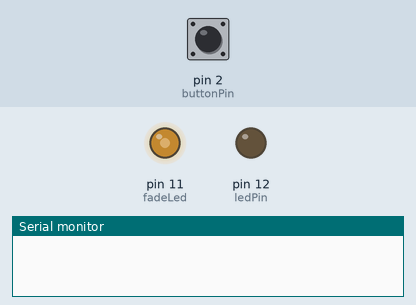
This sketch was run on a simulated Arduino Uno, built with avr-gcc and run on an emulated ATmega328P. On the bench: output pins drawn as LEDs (lit = HIGH), the last lines printed to the serial monitor. The inputs (shaded band) are chosen by the test bench; at power-on: pin 2 (buttonPin) LOW.

Above: at 1.2 s.
1.3 s: pin 2 (buttonPin) pulled HIGH for 0.15 s
At 2.2 s:
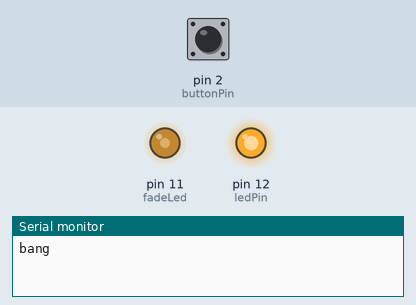
4.3 s: pin 2 (buttonPin) pulled HIGH for 1 s
At 5.1 s:
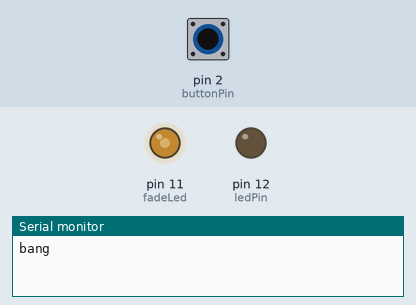
7.3 s: pin 2 (buttonPin) pulled HIGH for 3.2 s
At 8.0 s:
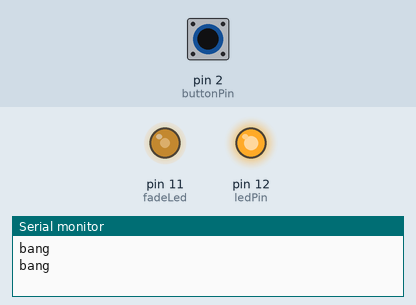
Timing chart, 0 to 18.0 s (numbered marks = the images above; inputs shaded):
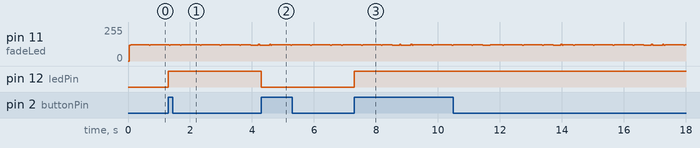

Measured:
- after the input at 1.3 s, pin 12 (ledPin): LOW → HIGH at once
- after the input at 4.3 s, pin 12 (ledPin): HIGH → LOW at once
- after the input at 7.3 s, pin 12 (ledPin): LOW → HIGH at once

The sketch:

week3_1.ino
```cpp
const int buttonPin = 2;
const int ledPin =  12;
const int fadeLed = 11;
int ledState = LOW;
int buttonState = 0;
int fadeLevel = 0;
boolean pressed = false;
void setup() {
  pinMode(ledPin, OUTPUT);
  pinMode(buttonPin, INPUT);
  pinMode(fadeLed, OUTPUT);
  Serial.begin(9600);
}

void loop() {
  // read the state of the pushbutton value:
  buttonState = digitalRead(buttonPin);


  if (buttonState == HIGH && pressed == false ) {
    // turn LED on:
    if (ledState == LOW) {
      ledState = HIGH;
          Serial.println("bang");
    }
    else {
      ledState = LOW;
    }
    pressed = true;
  }

  if (buttonState == LOW && pressed == true ) {
    pressed = false;
  }

  fadeLevel++;

   digitalWrite(ledPin, ledState);
   analogWrite(fadeLed,fadeLevel);
}
```
